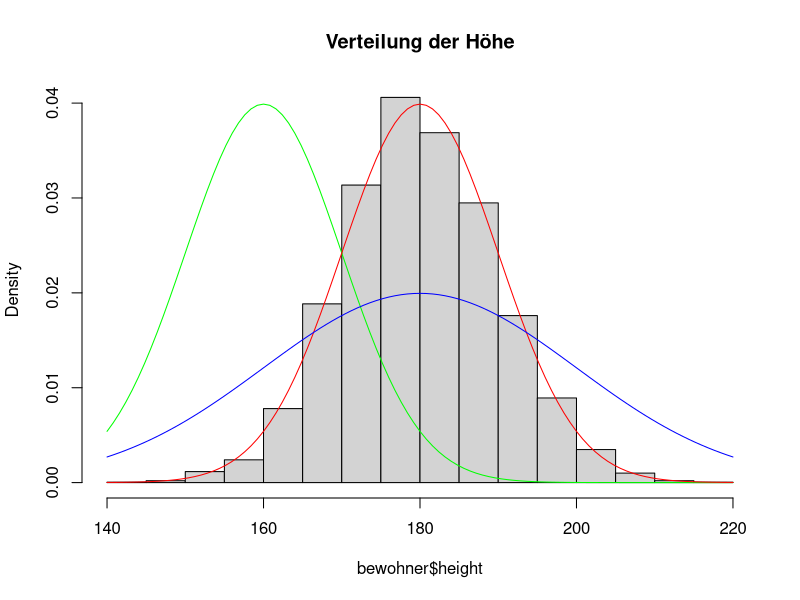
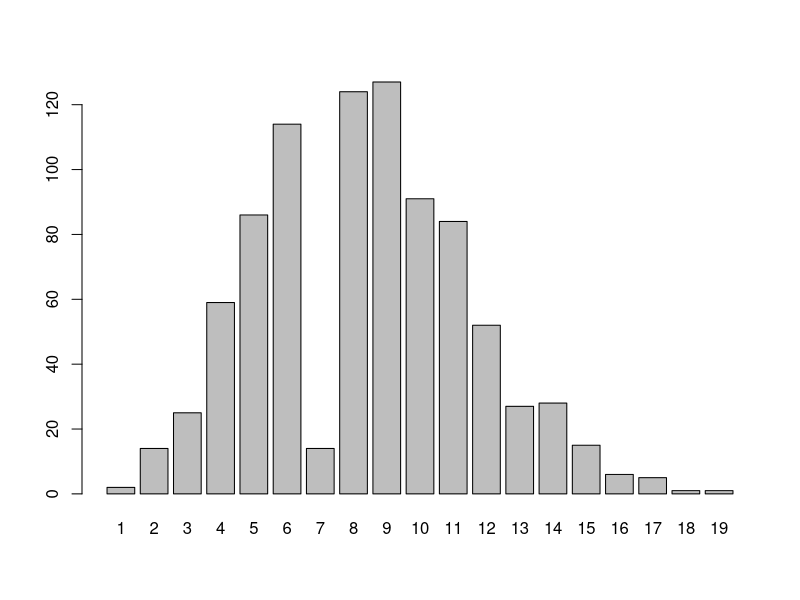
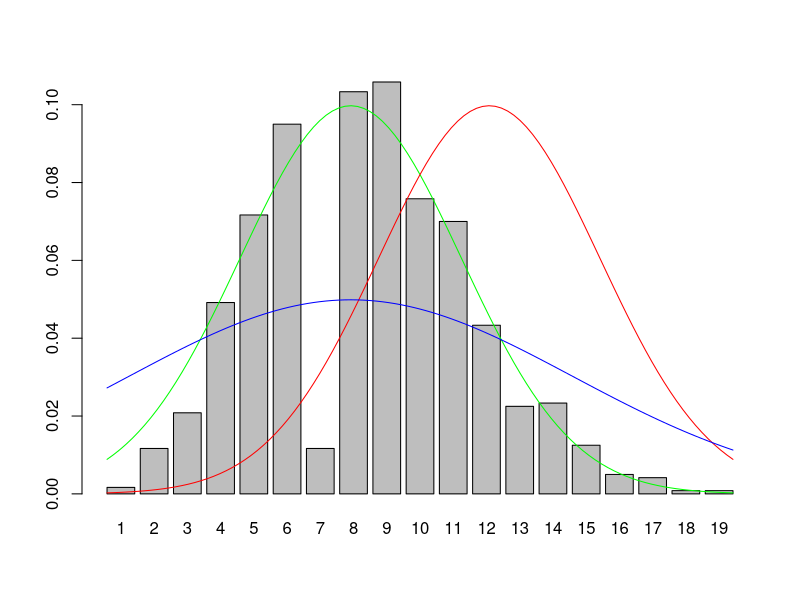
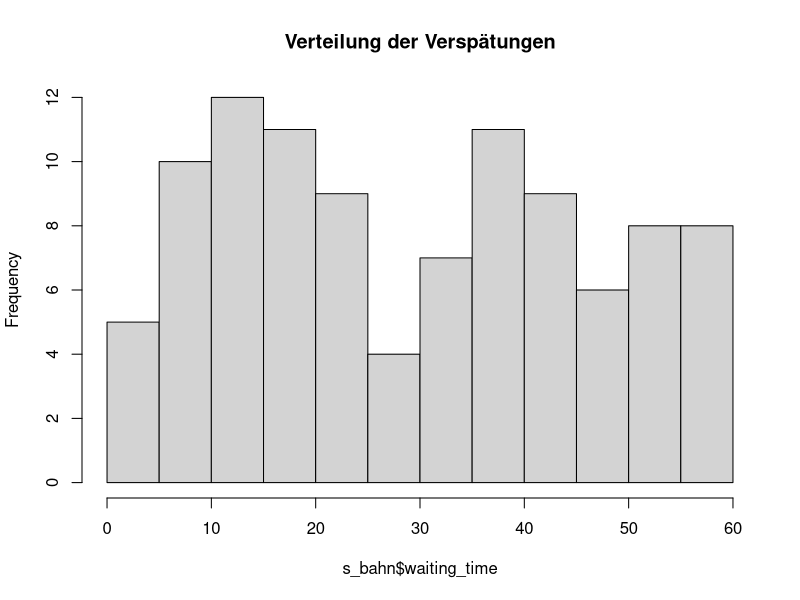

Source code (R) for these figures, in order:
# plot data from "bewohner_grossdorf.csv"

# read data
setwd("~/Desktop/uni/Mathe3/uebung4")

# bewohner
bewohner <- read.csv("bewohner_grossdorf.csv", header=TRUE, sep=",")
hist(bewohner$height, breaks = 20, main="Verteilung der Höhe", freq=FALSE)

# Plotte verschiedene Normalverteilungen (Aufgabe 4.4c)
curve(dnorm(x,160,10), add=TRUE,col="green")
curve(dnorm(x,180,10), add=TRUE,col="red")
curve(dnorm(x,180,20), add=TRUE,col="blue")

# ulf
ulf <- read.csv("ulfs_cafe.csv", header=TRUE, sep=",")
barplot(ulf$occurence, names.arg = ulf$student_count)
# plotte Poisson Verteilungen
barplot(ulf$occurence / 1200, names.arg = ulf$student_count)
curve(dnorm(x,9,4), add=TRUE,col="green")
curve(dnorm(x,14,4), add=TRUE,col="red")
curve(dnorm(x,9,8), add=TRUE,col="blue")


# read "s_bahn.csv" and plot it in a histogram
s_bahn <- read.csv("s_bahn.csv", header=TRUE, sep=",")
hist(s_bahn$waiting_time, 20, main="Verteilung der Verspätungen")
